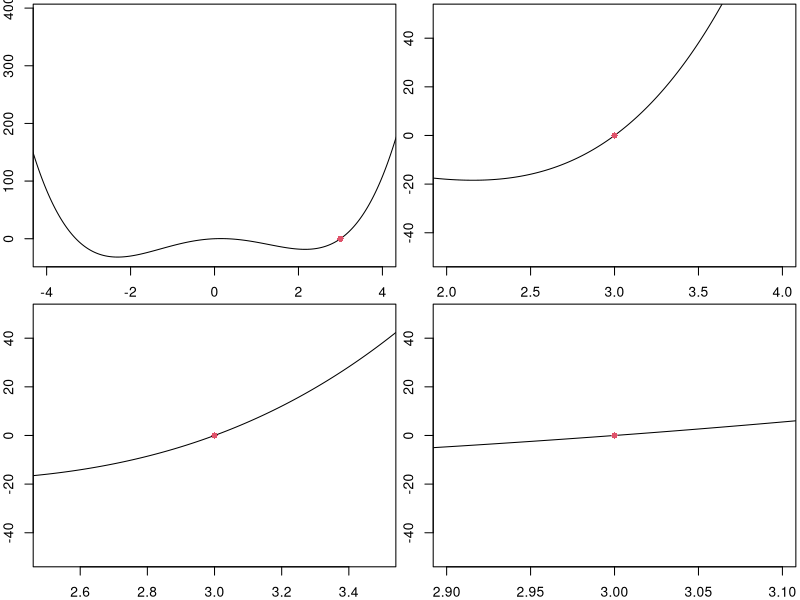
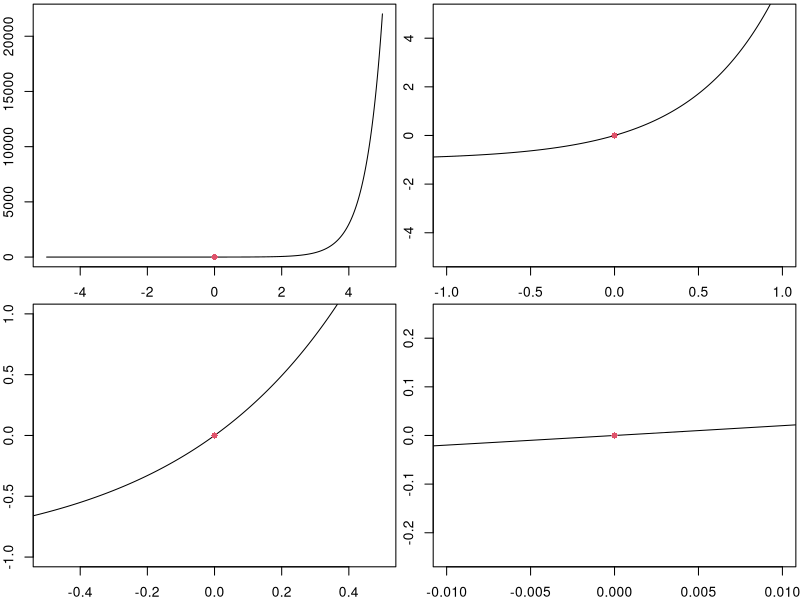
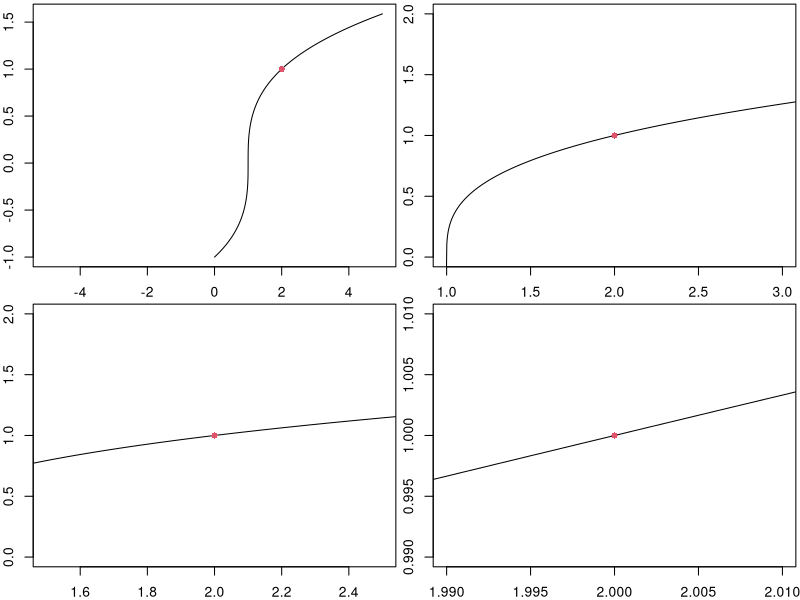
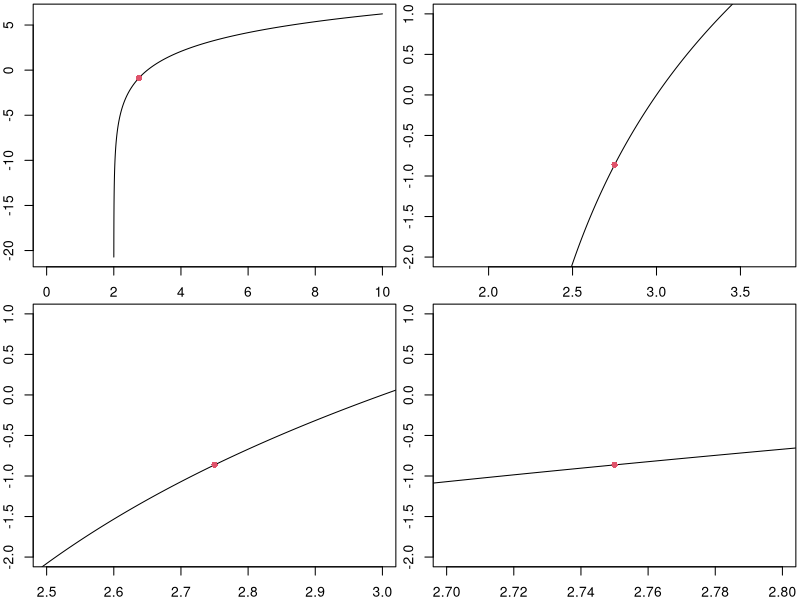
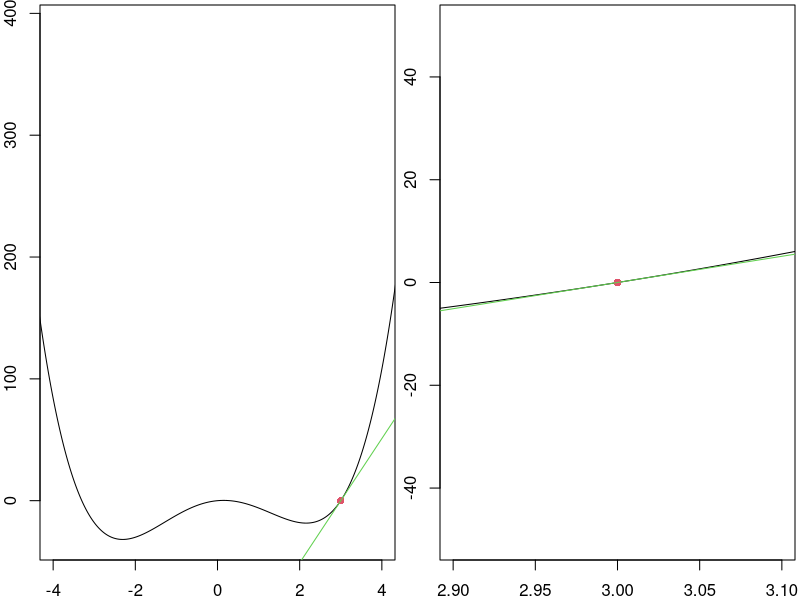
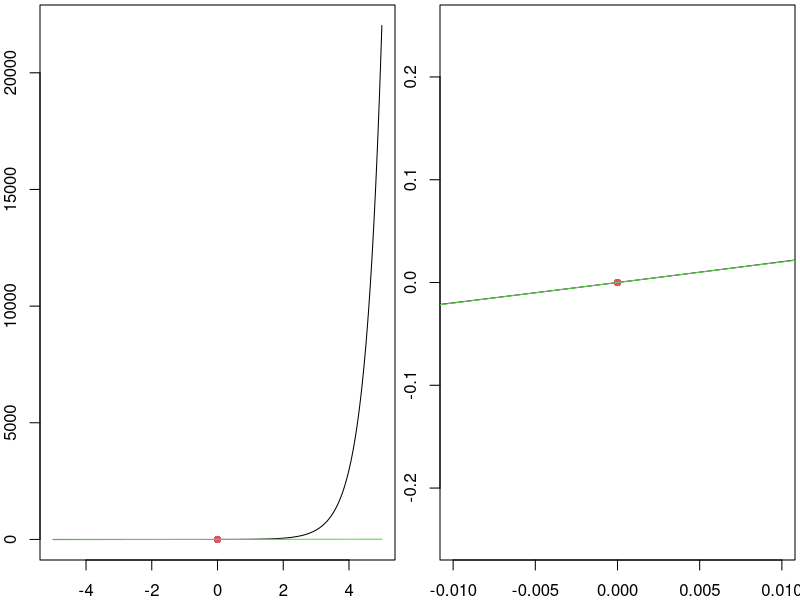
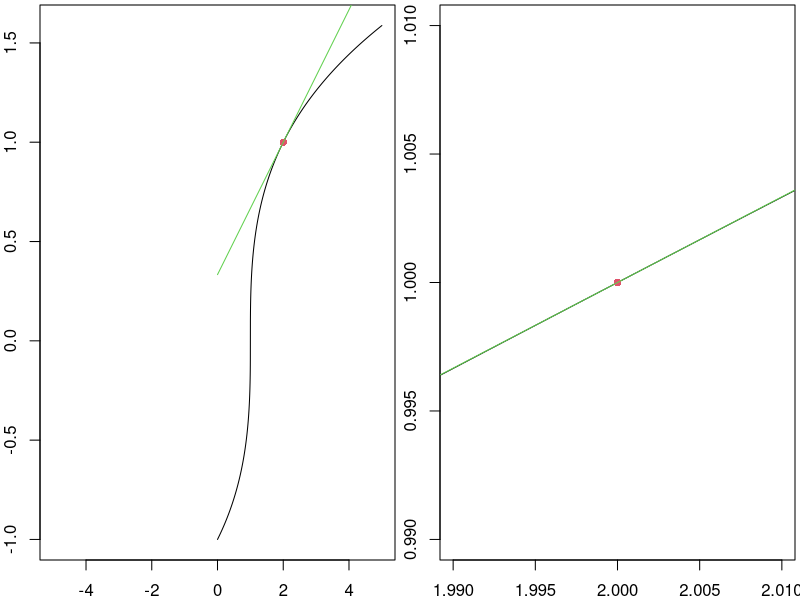
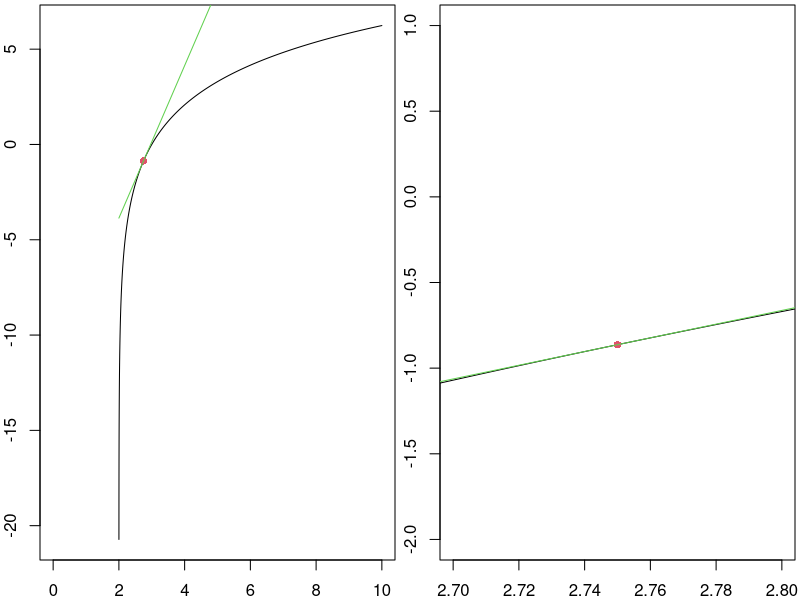

Generate these figures, in order, with R:
#x-values from column 1
x <- c(2,2.5,2.9,2.99,2.999,3,3.001,3.01,3.5,4)
#Define f1
f1 <- function(x){
  (x^4)-(10*(x^2))+(3*x)
}
#Define a function to calculate slope
m <- function(x2,y2=f1(x2),x1=3,y1=0){(y2-y1)/(x2-x1)}
#Call function to calculate slopes
m(x)


#Define the functions.
f1 <- function(x){x^4 -10*x^2 +3*x}
f2  <- function(x){exp(2*x)-1}
f3 <- function(x){sign(x-1)*(abs(x-1))^(1/3)}
f4 <- function(x){3*log(x-2)}

#Graph the functions.
x <- seq(-5,5,1e-3)

###figure 1###
y1 <- f1(x)
par(mfrow=c(2,2),mar=c(2,2,0.25,0.25))
plot(x,y1,type='l',xlim=c(-4,4))
points(3,f1(3),pch=16,col=2)
plot(x,y1,type='l',xlim=c(2,4),ylim=c(-50,50))
points(3,f1(3),pch=16,col=2)
plot(x,y1,type='l',xlim=c(2.5,3.5),ylim=c(-50,50))
points(3,f1(3),pch=16,col=2)
plot(x,y1,type='l',xlim=c(2.9,3.1),ylim=c(-50,50))
points(3,f1(3),pch=16,col=2)


###figure 2###
y2 <- f2(x)
par(mfrow=c(2,2),mar=c(2,2,0.25,0.25))
plot(x,y2,type='l',xlim=c(-5,5))
points(0,f2(0),pch=16,col=2)
plot(x,y2,type='l',xlim=c(-1,1),ylim=c(-5,5))
points(0,f2(0),pch=16,col=2)
plot(x,y2,type='l',xlim=c(-0.5,0.5),ylim=c(-1,1))
points(0,f2(0),pch=16,col=2)
plot(x,y2,type='l',xlim=c(-0.01,0.01),ylim=c(-0.25,0.25))
points(0,f2(0),pch=16,col=2)

###figure 3###
x3 <- seq(0,5,1e-3)
y3 <- f3(x3)
par(mfrow=c(2,2),mar=c(2,2,0.25,0.25))
plot(x3,y3,type='l',xlim=c(-5,5))
points(2,f3(2),pch=16,col=2)
plot(x3,y3,type='l',xlim=c(1,3),ylim=c(0,2))
points(2,f3(2),pch=16,col=2)
plot(x3,y3,type='l',xlim=c(1.5,2.5),ylim=c(0,2))
points(2,f3(2),pch=16,col=2)
plot(x3,y3,type='l',xlim=c(1.99,2.01),ylim=c(0.99,1.01))
points(2,f3(2),pch=16,col=2)

###figure 4###
x4 <- seq(2,10,1e-3)
y4 <- f4(x4)
par(mfrow=c(2,2),mar=c(2,2,0.25,0.25))
plot(x4,y4,type='l',xlim=c(0,10))
points(2.75,f4(2.75),pch=16,col=2)
plot(x4,y4,type='l',xlim=c(1.75,3.75),ylim=c(-2,1))
points(2.75,f4(2.75),pch=16,col=2)
plot(x4,y4,type='l',xlim=c(2.5,3),ylim=c(-2,1))
points(2.75,f4(2.75),pch=16,col=2)
plot(x4,y4,type='l',xlim=c(2.7,2.8),ylim=c(-2,1))
points(2.75,f4(2.75),pch=16,col=2)




#Define the linearization function.
t <- function(x,a,fa,df){
  fa + df*(x - a)
}

#Visualize these linearizations.
x <- seq(-5,5,1e-3)

###figure 1###
m1 <- 51
  par(mfrow=c(1,2),mar=c(2,2,0.25,0.25))
plot(x,f1(x),type='l',xlim=c(-4,4))
points(3,f1(3),pch=16,col=2)
lines(x,t(x,3,f1(3),m1),col=3)
plot(x,f1(x),type='l',xlim=c(2.9,3.1),ylim=c(-50,50))
points(3,f1(3),pch=16,col=2)
lines(x,t(x,3,f1(3),m1),col=3)


###figure 2###
m2 <- 2
  par(mfrow=c(1,2),mar=c(2,2,0.25,0.25))
plot(x,f2(x),type='l',xlim=c(-5,5))
points(0,f2(0),pch=16,col=2)
lines(x,t(x,0,f2(0),m2),col=3)
plot(x,f2(x),type='l',xlim=c(-0.01,0.01),ylim=c(-0.25,0.25))
points(0,f2(0),pch=16,col=2)
lines(x,t(x,0,f2(0),m2),col=3)

###figure 3###
x3 <- seq(0,5,1e-3)
m3 <- 1/3
  par(mfrow=c(1,2),mar=c(2,2,0.25,0.25))
plot(x3,f3(x3),type='l',xlim=c(-5,5))
points(2,f3(2),pch=16,col=2)
lines(x3,t(x3,2,f3(2),m3),col=3)
plot(x3,f3(x3),type='l',xlim=c(1.99,2.01),ylim=c(0.99,1.01))
points(2,f3(2),pch=16,col=2)
lines(x3,t(x3,2,f3(2),m3),col=3)

###figure 4###
x4 <- seq(2,10,1e-3)
m4 <- 4
  par(mfrow=c(1,2),mar=c(2,2,0.25,0.25))
plot(x4,f4(x4),type='l',xlim=c(0,10))
points(2.75,f4(2.75),pch=16,col=2)
lines(x4,t(x4,2.75,f4(2.75),m4),col=3)
plot(x4,f4(x4),type='l',xlim=c(2.7,2.8),ylim=c(-2,1))
points(2.75,f4(2.75),pch=16,col=2)
lines(x4,t(x4,2.75,f4(2.75),m4),col=3)




###example 1###
x <- seq(-10,2,1e-3)
par(mfrow=c(2,2),mar=c(2,2,0.25,0.25))
plot(x,abs(x+4),type='l',xlim=c(-9,1),ylim=c(-3,5))
points(-4,0,pch=16,col=2)
plot(x,abs(x+4),type='l',xlim=c(-6,-2),ylim=c(-3,3))
points(-4,0,pch=16,col=2)
plot(x,abs(x+4),type='l',xlim=c(-4.5,-3.5),ylim=c(-1,1))
points(-4,0,pch=16,col=2)
plot(x,abs(x+4),type='l',xlim=c(-4.01,-3.99),ylim=c(-0.01,0.01))
points(-4,0,pch=16,col=2)


###example 2###
f3 <- function(x){sign(x-1)*(abs(x-1))^(1/3)}
x3 <- seq(-5,5,1e-4)
y3 <- f3(x3)

par(mfrow=c(2,2),mar=c(2,2,0.25,0.25))
plot(x3,y3,type='l',xlim=c(-5,5))
points(1,f3(1),pch=16,col=2)
plot(x3,y3,type='l',xlim=c(0,2),ylim=c(-1,1))
points(1,f3(1),pch=16,col=2)
plot(x3,y3,type='l',xlim=c(0.5,1.5),ylim=c(-0.75,0.75))
points(1,f3(1),pch=16,col=2)
plot(x3,y3,type='l',xlim=c(0.99,1.01),ylim=c(-0.01,0.01))
points(1,f3(1),pch=16,col=2)




